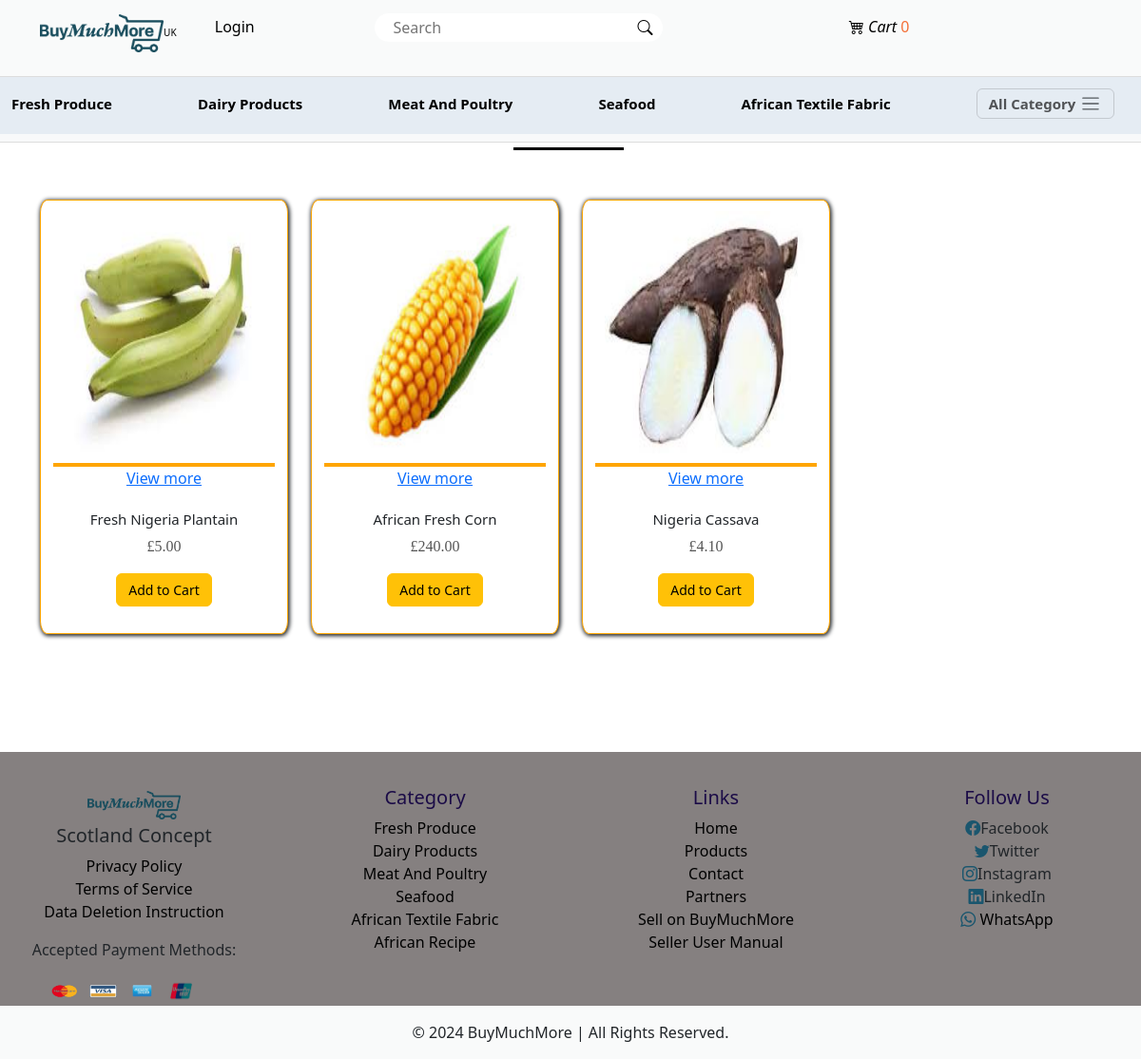
/category/32/fresh-produce, run on an earlier commit of the app's database.
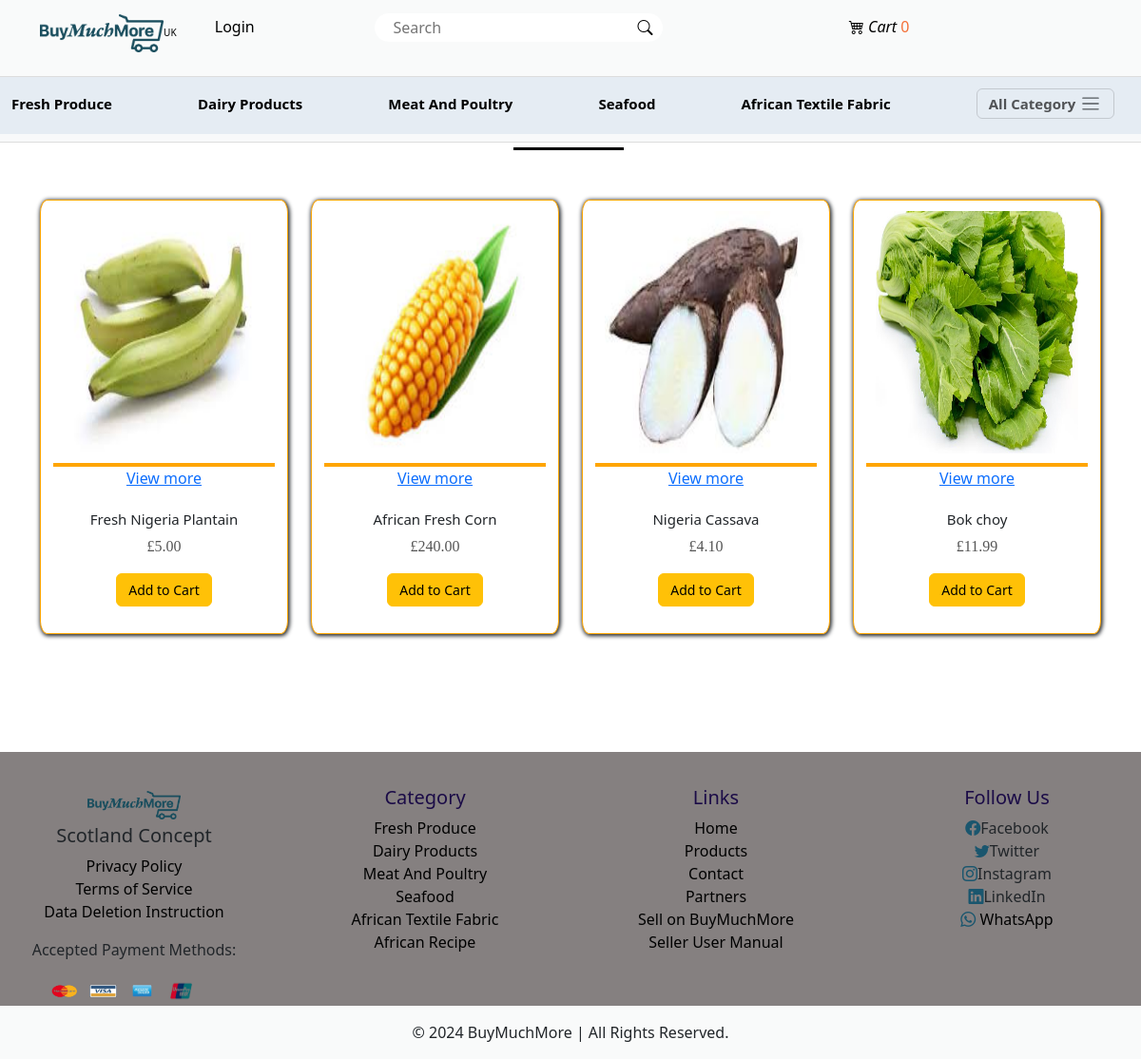
And on a later commit of the database.
### main/models.py (models this page shows, shortened)
class Category(models.Model):
    brand = models.CharField(max_length=50)
    slug = models.SlugField(unique=True)
    description = models.TextField()
    pix = models.ImageField(upload_to='pix')

class Product(models.Model):
    type = models.ForeignKey(Category, on_delete=models.CASCADE)
    seller_name = models.ForeignKey(User, on_delete=models.CASCADE, limit_choices_to={'is_staff': True})  # Only staff users can be sellers
    model = models.CharField(max_length=50)
    slug = models.SlugField(unique=True)
    description = models.TextField(max_length=300, blank=True, null=True)
    condition = models.CharField(max_length=50)
    color = models.CharField(max_length=50)
    quantity = models.IntegerField()
    kilogram = models.FloatField()
    availability = models.CharField(max_length=50)
    address = models.CharField(max_length=200)
    postcode = models.CharField(max_length=100, blank=True, null=True)
    price = models.DecimalField(max_digits=10, decimal_places=2)
    promo_price = models.IntegerField(blank=True, null=True)
    telephone1 = models.CharField(max_length=50)
    telephone2 = models.CharField(max_length=50, blank=True, null=True)
    seller_name = models.CharField(max_length=100)
    website = models.CharField(max_length=50, blank=True, null=True)
    message = models.TextField(blank=True, null=True)
    carimg = models.ImageField(upload_to='carimg')
    uploaded_at = models.DateTimeField(auto_now_add=True)
    updated_at = models.DateTimeField(auto_now=True)
    rating_value = models.FloatField(default=0.0)
    rating_count = models.PositiveIntegerField(default=0)
    is_vat_exempt = models.BooleanField(default=False, help_text="Select if this product is VAT exempt (0%).")
    total_views = models.PositiveIntegerField(default=0)  # Total views for the product
    total_customers = models.PositiveIntegerField(default=1)  # Total unique customers for the product, default is 1 to avoid division by zero

### main/views.py (the view)
# urls.py: path('category/<str:id>/<slug:slug>', views.category, name='category'),
def category(request, id, slug):
    merchant_brand = Category.objects.get(pk=id)
    merchant_item = Product.objects.filter(type_id = id)
    context = {
        'merchant_brand':merchant_brand,
        'merchant_item':merchant_item,
    }
    return render(request, 'category.html', context)

### main/context_processor.py (called while the page is built)
def slick(request):
    info = AppInfo.objects.get(pk=1)
    categ = Category.objects.all()
    categs = FeatureItem.objects.all()
    context = {
        'info':info,
        'categ':categ,
        'categs':categs,
    }
    return context

def cart_total_quantity(request):
    if request.user.is_authenticated:
        total_quantity = Cart.objects.filter(user=request.user, paid=False).aggregate(total_quantity=Sum('quantity'))['total_quantity'] or 0
    else:
        total_quantity = 0
    return {'total_quantity': total_quantity}

### main/templates/category.html (shortened to what this page needs)
{% extends 'base.html' %}
{% block header %} {% include 'header.html' %} {% endblock header %}
{% block content %}
<div class="container product">
  <h1 class="text-center text-warning titlebar ">{{merchant_brand.brand|title}}</h1>
  <div class="row mt-3 mb-3">
    {% for merchant in merchant_item %}
    <div class="col-12 col-md-6 col-lg-3 pt-1 mt-4">
      <div class="card text-center">
        <a href="{% url 'detail' merchant.id merchant.slug %}"><img src="{{merchant.carimg.url}}" class="card-img-top" alt="..."><p>View more</p></a>
        <div class="card-body">
          <h5 class="card-title">{{merchant.model}}</h5>
          <p class="card-text">£{{merchant.price|floatformat:2}}</p>
          <form action="{% url 'add_to_cart' %}" method="POST">
            <button type="submit" class="btn btn-warning">Add to Cart</button>
          </form>
        </div>
      </div>
    </div>
    {% endfor %}
  </div>
</div>
{% endblock content %}
{% block footer %} {% include 'footer.html' %} {% endblock footer %}

### main/templates/header.html (shortened to what this page needs)
{% load static %}
<body>
<nav class="navbar navbar-expand-lg">
    <div class="container">
      <a class="navbar-brand uk" href="{% url 'home' %}"><img src="{{info.logo.url}}" style="height: 40px;">UK</a>
      <div class="collapse navbar-collapse" id="navbarSupportedContent">
        <ul class="navbar-nav me-auto mb-2 mb-lg-0">
          {% if user.is_authenticated %}
          {% if user.merchant %}
          <li class="nav-item">
            <a class="nav-link text-nowrap kyc" href="{% url 'kyc_upload' %}">KYC Verify</a>
          </li>
          <li class="nav-item">
            <a class="nav-link text-nowrap dashboard" href="{% url 'staff_product_list' %}">Dashboard</a>
          </li>
          <li class="nav-item">
            <a class="nav-link text-nowrap create" href="{% url 'create_product' %}">Create Product</a>
          </li>
          {% endif %}
          <li class="nav-item dropdown">
            <a class="nav-link dropdown-toggle" href="#" role="button" data-bs-toggle="dropdown" aria-expanded="false">
              {% if user.customer %}
              <img src="{{user.customer.pix.url}}" style="height: 25px;">
              {% endif %}
              {% if request.user %}
              <span>{{user.username}}!</span>
              {% endif %}
            </a>
            <ul class="dropdown-menu">
              <li><a class="dropdown-item" href="{% url 'profile' %}">Profile</a></li>
              <li><a class="dropdown-item" href="{% url 'signout' %}">Logout</a></li>
            </ul>
          </li>
          {% else %}
          <li class="nav-item">
            <a class="nav-link" href="{% url 'signin' %}"> Login </a>
          </li>
          {% endif %}
          <form action="{% url 'search' %}" method="POST">
            <div class="search-container" style="position: relative; width: 100%;">
                <input type="text" placeholder="Search" name="search" style="width: 100%; padding-right: 40px;">
                <button type="submit" class="bi bi-search" style="position: absolute; right: 0; top: 0; height: 100%; border: none; background: none; padding: 0 10px; cursor: pointer;">
                </button>
            </div>
        </form>
                  <div>
                    <li class="nav-item carticon">
                        <a class="nav-link text-nowrap " href="{% url 'cart' %}">
                            <i class="bi bi-cart4 cartcount"> Cart</i>
                            <span class="cart-count">
                                {% if total_quantity %}
                                    {{ total_quantity }}
                                {% else %}
                                    0
                                {% endif %}
                            </span>
                        </a>
                    </li>
                </div>
            </div>
          </div>
        </nav>
        <nav class="navbar bg-body-tertiary categonav">
          <div class="container-fluid bar">
            {% for item in categ|slice:":5" %}
            <a class="navbar-brand" href="{% url 'category' item.id item.slug %}">{{item.brand|title}}</a>
            {% endfor %}
            <button class="navbar-toggler" type="button" data-bs-toggle="offcanvas" data-bs-target="#offcanvasNavbar" aria-controls="offcanvasNavbar" aria-label="Toggle navigation">
              <span class="allcateg">All Category</span> <span class="navbar-toggler-icon actaeg"></span>
            </button>
        </nav>
</body>

### main/templates/footer.html (shortened to what this page needs)
{% load static %}
<div class="footer mt-5">
    <div class="footer2-container">
      <div class="row">
        <div class="col-12 col-sm-6 col-md-6 col-lg-3 text-center">
          <div>
            <img src="{{info.logo.url}}" alt="Company Logo">
            <h5>Scotland Concept</h5>
            <ul class="list-unstyled">
              <li><a href="{% url 'privacy_policy' %}">Privacy Policy</a></li>
              <li><a href="{% url 'terms_service' %}">Terms of Service</a></li>
              <li><a href="{% url 'deletion_instruction' %}">Data Deletion Instruction</a></li>
            </ul>
            <div>
              <p>Accepted Payment Methods:</p>
              <div class="payment-logos">
                  <img src="{% static 'images/mastercard.png' %}" alt="Mastercard" class="payment-logo">
                  <img src="{% static 'images/visa.png' %}" alt="Visa" class="payment-logo">
                  <img src="{% static 'images/american_express.png' %}" alt="American Express" class="payment-logo">
                  <img src="{% static 'images/unionpay.png' %}" alt="UnionPay" class="payment-logo">
              </div>
            </div>
          </div>
        </div>
        <div class="col-12 col-sm-6 col-md-6 col-lg-3 text-center">
          <h2>Category</h2>
          <ul class="list-unstyled">
              {% for item in categ %}
              <li><a class="dropdown-item" href="{% url 'category' item.id item.slug %}">{{ item.brand|title }}</a></li>
              {% endfor %}
          </ul>
        </div>
        <div class="col-12 col-sm-6 col-md-6 col-lg-3 text-center">
          <h2>Links</h2>
          <ul class="list-unstyled">
            <li><a href="{% url 'home' %}">Home</a></li>
            <li><a href="{% url 'products' %}">Products</a></li>
            <li><a href="{% url 'contact' %}">Contact</a></li>
            <li><a href="{% url 'partnerregistration' %}">Partners</a></li>
            <li class="nav-item"><a class="nav-link text-nowrap" href="{% url 'merchregistration' %}">Sell on BuyMuchMore</a></li>
            <li><a href="{% url 'user_manual' %}">Seller User Manual</a></li>
          </ul>
        </div>
        <div class="col-12 col-sm-6 col-md-6 col-lg-3 text-center">
          <h2>Follow Us</h2>
          <ul class="list-unstyled">
            <li><i class="bi bi-facebook"></i>Facebook</li>
            <li><i class="bi bi-twitter"></i>Twitter</li>
            <li><i class="bi bi-instagram"></i>Instagram</li>
            <li><i class="bi bi-linkedin"></i>LinkedIn</li>
            <a href="https://wa.me/+2348034091166" target="_blank" >
              <i class="bi bi-whatsapp"></i> WhatsApp
          </a>
          </ul>
        </div>
      </div>
    </div>
    <div class="container-fluid">
      <div class="row text-center footer2">
        <div class="col-12">
          <p class="pt-3">&copy; <span>{{info.copyright}}</span> BuyMuchMore | All Rights Reserved.</p>
        </div>
      </div>
    </div>
</div>

What changed in the data, as far as the page shows it:
added Product: carimg (picture), model "Bok choy", price "11.99"
